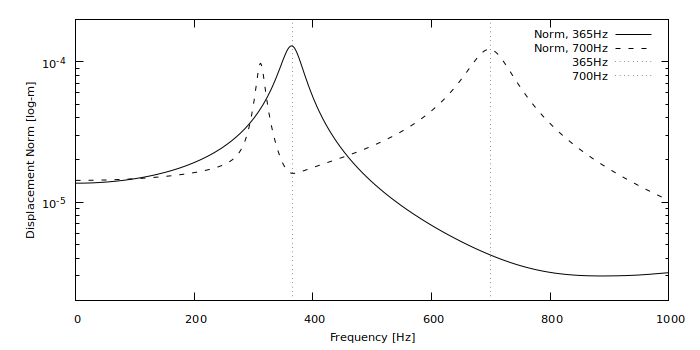

Write gnuplot code to recreate this figure.


set tics font ",8.5"
set key font ",8.5"
set xlabel font ",8.5"
set ylabel font ",8.5"

set xlabel "angels" offset 0,0.6
set ylabel "angels" offset 1.2,0

set xrange [0:1000]
set yrange [2E-6:2E-4]

set logscale y
set xlabel "Frequency [Hz]"
set ylabel "Displacement Norm [log-m]"
set format y "10^{%T}"

set style line 1 lt 2 lc rgb "black" lw 1 dashtype 1
set style line 2 lt 2 lc rgb "black" lw 1 dashtype 2 
set style line 3 lt 2 lc rgb "black" lw 1 dashtype 3
set style line 4 lt 2 lc rgb "black" lw 1 dashtype 4

set arrow from 365,graph 0 to 365,graph 1 nohead lt 0
set arrow from 700,graph 0 to 700,graph 1 nohead lt 0

plot '365.txt' with lines title "Norm, 365Hz" ls 1, \
	 '700.txt' with lines title "Norm, 700Hz" ls 2, \
	 1/0 t "365Hz" lt 0, \
	 1/0 t "700Hz" lt 0

set term pngcairo size 700,350
set termoption dashed
set output "Fig17.png"
replot
set term x11	 
